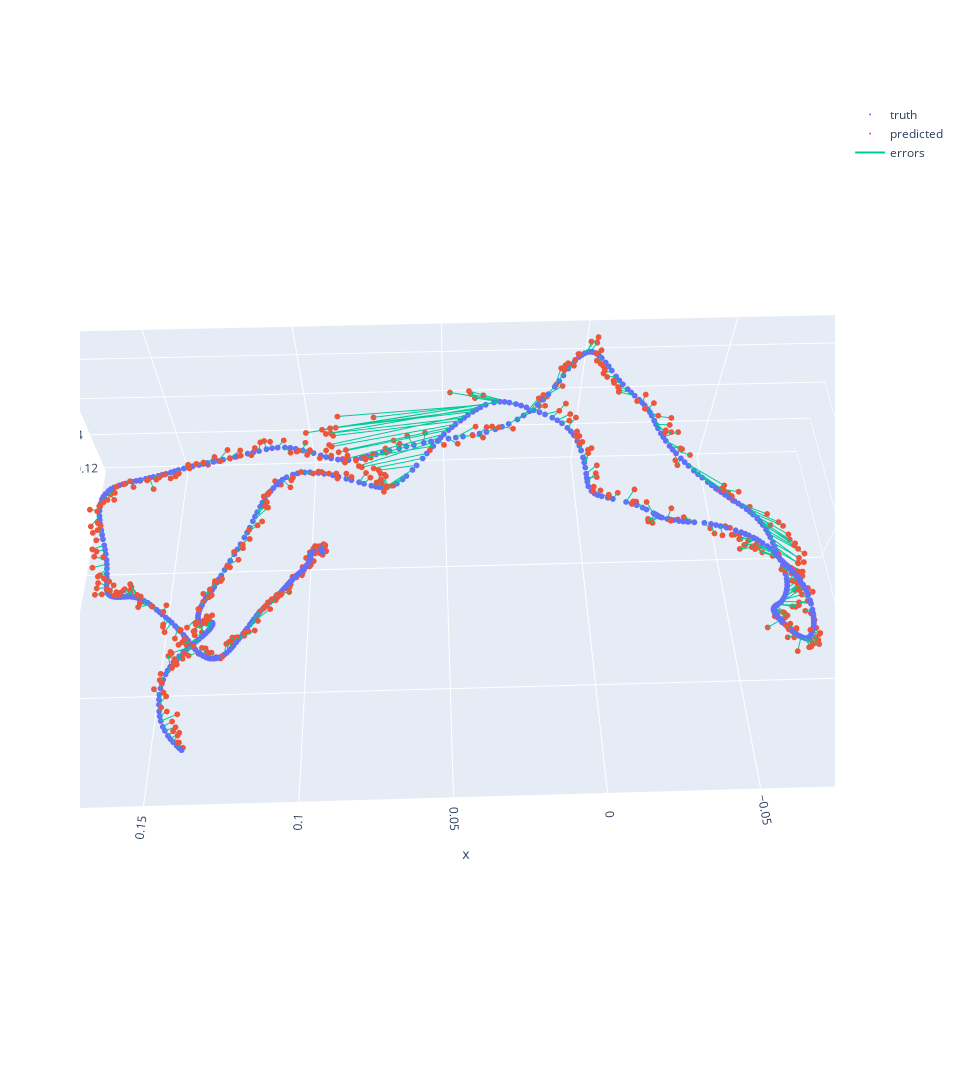

The code cell stored with this chart in its notebook:
### Code cell
show_trajectories(np.array(gt_poses)[:, 3, :3], np.array(poses)[:, 3, :3])

### Figure 1 — Plotly figure (JSON) as saved in the notebook; plotly's stock layout.template omitted (floating-point values rounded to 4 significant figures; data arrays with more than 128 entries replaced by an {"elided": "..."} marker saying what was removed)
{"data": [{"marker": {"size": 2}, "mode": "markers", "name": "truth", "type": "scatter3d", "x": {"elided": "573 float values"}, "y": {"elided": "573 float values"}, "z": {"elided": "573 float values"}}, {"marker": {"size": 2}, "mode": "markers", "name": "predicted", "type": "scatter3d", "x": {"elided": "573 float values"}, "y": {"elided": "573 float values"}, "z": {"elided": "573 float values"}}, {"mode": "lines", "name": "errors", "type": "scatter3d", "x": {"elided": "1719 float values"}, "y": {"elided": "1719 float values"}, "z": {"elided": "1719 float values"}}], "layout": {"height": 1280, "scene": {"aspectmode": "auto", "aspectratio": {"x": 1.919, "y": 0.9737, "z": 0.5351}, "camera": {"center": {"x": 0, "y": 0, "z": 0}, "eye": {"x": 0.04244, "y": 1.419, "z": 2.147}, "projection": {"type": "perspective"}, "up": {"x": 0, "y": 0, "z": 1}}}, "width": 960}}
